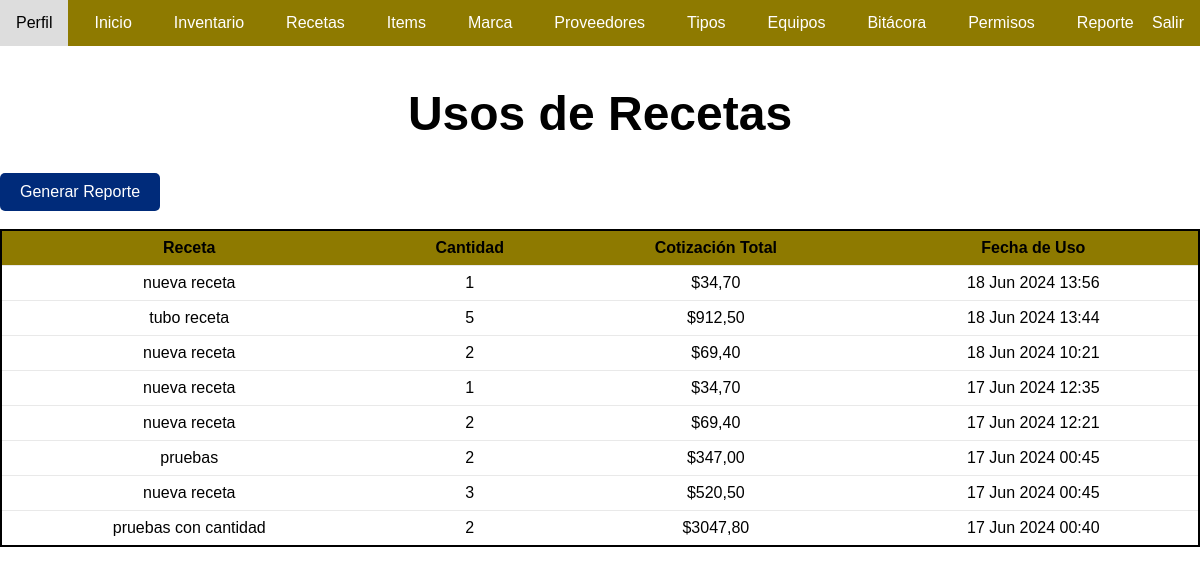
The page /usos-receta/ (signed in) on the database its author committed.
### app/models.py (models this page shows, shortened)
class UsoReceta(models.Model):
    receta = models.ForeignKey(Receta, on_delete=models.CASCADE)
    cantidad = models.IntegerField()
    cotizacion_total = models.DecimalField(max_digits=10, decimal_places=2)
    fecha_uso = models.DateTimeField(auto_now_add=True)
    usuario = models.ForeignKey(User, on_delete=models.CASCADE)

class Receta(models.Model):
    nombre = models.CharField(max_length=100)
    descripcion = models.TextField()
    ingredientes_items = models.ManyToManyField(Item, through='RecetaItem')
    ingredientes_recetas = models.ManyToManyField('self', symmetrical=False, through='RecetaReceta', related_name='subrecetas')
    usuario = models.ForeignKey(User, on_delete=models.SET_NULL, null=True, blank=True)

### app/views.py (the view)
# urls.py: path('usos-receta/', views.lista_usos_receta, name='lista_usos_receta'),
@login_required
def lista_usos_receta(request):
    usos_recetas = UsoReceta.objects.all().order_by('-fecha_uso')
    mexico_tz = pytz.timezone('America/Mexico_City')
    for uso in usos_recetas:
        uso.fecha_uso_mexico = uso.fecha_uso.astimezone(mexico_tz)
    context = {
        'usos_recetas': usos_recetas
    }
    return render(request, 'lista_usos_receta.html', context)

### app/templates/lista_usos_receta.html (shortened to what this page needs)
{%load static%}
<!DOCTYPE html>
<html lang="en">
<head>
    <link rel="stylesheet" type="text/css" href="{% static 'css/marca.css' %}">
</head>
<body>
    <div class="container mt-5">
        <nav class="navbar">
            <ul>
                <li><a href="/perfil/">Perfil</a></li>
                <li><a href="/">Inicio</a></li>
                {%if perms.app.view_registro%}
                <li><a href="/inventario/">Inventario</a></li>
                {%endif%}
                <li><a href="/recetas/">Recetas</a></li>
                {% if perms.app.view_item %}
                <li><a href="{% url 'listar_items' %}">Items</a></li>
                {% endif %}
                {% if perms.app.view_marca %}
                <li><a href="/marca/">Marca</a></li>
                {% endif %}
                {% if perms.app.view_proveedor %}
                <li><a href="/proveedores/">Proveedores</a></li>
                {% endif %}
                {% if perms.app.view_type %}
                <li><a href="/tipos/">Tipos</a></li>
                {% endif %}
                {% if perms.app.view_locatios %}
                <li><a href="/listar-locations/">Equipos</a></li>
                {% endif %}
                {% if perms.app.view_bitacora %}
                <li><a href="/bitacora/">Bitácora</a></li>
                {% endif %}
                {% if perms.app.view_auth_permission %}
                <li><a href="/asignar-permisos/">Permisos</a></li>
                {% endif %}
                <li><a href="/usos-receta/">Reporte</a></li>
                <li>
                    <div class="cerrar-sesion"><a href="{% url 'salir' %}" class="cerrar-sesion">Salir</a></div>
                </li>
            </ul>
        </nav>
        <br><br><br>
        <h1 class="mb-4">Usos de Recetas</h1>
        <a href="{% url 'generar_reporte' %}" style="display: inline-block; padding: 10px 20px; background-color: #002B7A; color: white; text-align: center; text-decoration: none; border-radius: 5px;">Generar Reporte</a>
        <br><br>
        <table class="table table-striped">
            <thead>
                <tr>
                    <th>Receta</th>
                    <th>Cantidad</th>
                    <th>Cotización Total</th>
                    <th>Fecha de Uso</th>
                </tr>
            </thead>
            <tbody>
                {% for uso in usos_recetas %}
                <tr>
                    <td>{{ uso.receta.nombre }}</td>
                    <td>{{ uso.cantidad }}</td>
                    <td>${{ uso.cotizacion_total }}</td>
                    <td>{{ uso.fecha_uso_mexico|date:"d M Y H:i" }}</td>
                </tr>
                {% endfor %}
            </tbody>
        </table>
    </div>
</body>
</html>

### app/static/css/marca.css (style rules this page uses)
body { margin: 0; padding: 0%; font-family: Arial, sans-serif; }
.navbar { background-color: #8E7A00; overflow: hidden; margin: auto; position: fixed; top: 0; left: 0; width: 100%; }
.navbar ul { list-style-type: none; margin: 0; padding: 0; overflow: hidden; display: flex; }
.navbar ul li { margin-right: 10px; }
.navbar ul li a { display: block; color: white; text-align: center; padding: 14px 16px; text-decoration: none; }
.navbar ul li a.cerrar-sesion { position: absolute; color: white; text-align: center; padding: 14px 16px; text-decoration: none; right: 0; }
table { width: 100%; height: 100%; border-collapse: collapse; cursor: default; border: rgb(0, 0, 0) 2px solid; }
th, td { padding: 8px; text-align: center; border-bottom: 1px solid rgba(194, 192, 192, 0.356) }
th { background-color: #8E7A00; color: rgb(0, 0, 0); position: sticky; top: 0; }
h1 { text-align: center; font-size: xxx-large; }

### rows shown on the page
UsoReceta: receta.nombre "nueva receta", cantidad "1", cotizacion_total "34,70", fecha_uso_mexico "18 Jun 2024 13:56"
UsoReceta: receta.nombre "tubo receta", cantidad "5", cotizacion_total "912,50", fecha_uso_mexico "18 Jun 2024 13:44"
UsoReceta: receta.nombre "nueva receta", cantidad "2", cotizacion_total "69,40", fecha_uso_mexico "18 Jun 2024 10:21"
UsoReceta: receta.nombre "nueva receta", cantidad "1", cotizacion_total "34,70", fecha_uso_mexico "17 Jun 2024 12:35"
UsoReceta: receta.nombre "nueva receta", cantidad "2", cotizacion_total "69,40", fecha_uso_mexico "17 Jun 2024 12:21"
UsoReceta: receta.nombre "pruebas", cantidad "2", cotizacion_total "347,00", fecha_uso_mexico "17 Jun 2024 00:45"
UsoReceta: receta.nombre "nueva receta", cantidad "3", cotizacion_total "520,50", fecha_uso_mexico "17 Jun 2024 00:45"
UsoReceta: receta.nombre "pruebas con cantidad", cantidad "2", cotizacion_total "3047,80", fecha_uso_mexico "17 Jun 2024 00:40"
